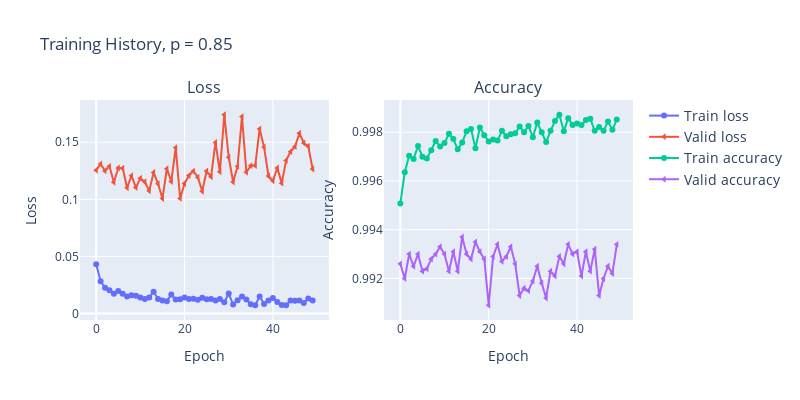

The cell this chart's notebook holds for it:
### Code cell
import plotly.graph_objs as go
import plotly.express as px
from plotly.subplots import make_subplots

x_arr = np.arange(len(hists[0]) + 1)
fig = make_subplots(rows=1, cols=2, subplot_titles=('Loss', 'Accuracy'))
fig.add_trace(go.Scatter(x=x_arr, y=hists_cnn[0], mode='lines+markers', name='Train loss', marker=dict(symbol='circle')), row=1, col=1)
fig.add_trace(go.Scatter(x=x_arr, y=hists_cnn[2], mode='lines+markers', name='Valid loss', marker=dict(symbol='triangle-left')), row=1, col=1)
fig.add_trace(go.Scatter(x=x_arr, y=hists_cnn[1], mode='lines+markers', name='Train accuracy', marker=dict(symbol='circle')), row=1, col=2)
fig.add_trace(go.Scatter(x=x_arr, y=hists_cnn[3], mode='lines+markers', name='Valid accuracy', marker=dict(symbol='triangle-left')), row=1, col=2)
fig.update_yaxes(title_text='Loss', row=1, col=1)
fig.update_xaxes(title_text='Epoch', row=1, col=1)
fig.update_yaxes(title_text='Accuracy', row=1, col=2)
fig.update_xaxes(title_text='Epoch', row=1, col=2)
fig.update_layout(
    title_text="Training History, p = 0.85",
    width=800, height=400,
    legend=dict(font=dict(size=14))
)
fig.show()

### Figure 1 — Plotly figure (JSON) as saved in the notebook; plotly's stock layout.template omitted (floating-point values rounded to 4 significant figures)
{"data": [{"marker": {"symbol": "circle"}, "mode": "lines+markers", "name": "Train loss", "type": "scatter", "x": [0, 1, 2, 3, 4, 5, 6, 7, 8, 9, 10, 11, 12, 13, 14, 15, 16, 17, 18, 19, 20, 21, 22, 23, 24, 25, 26, 27, 28, 29, 30, 31, 32, 33, 34, 35, 36, 37, 38, 39, 40, 41, 42, 43, 44, 45, 46, 47, 48, 49, 50], "xaxis": "x", "y": [0.04308, 0.02828, 0.02246, 0.02031, 0.01728, 0.0197, 0.01727, 0.01477, 0.01593, 0.01564, 0.01398, 0.01277, 0.0139, 0.01907, 0.01276, 0.01146, 0.01063, 0.01662, 0.01214, 0.01255, 0.01395, 0.01258, 0.01287, 0.01213, 0.01377, 0.01256, 0.01261, 0.01145, 0.01258, 0.00985, 0.01739, 0.00785, 0.01157, 0.01478, 0.01224, 0.008138, 0.007277, 0.01491, 0.008346, 0.01127, 0.0135, 0.01001, 0.007504, 0.007205, 0.01134, 0.01115, 0.01142, 0.009225, 0.0132, 0.01147], "yaxis": "y"}, {"marker": {"symbol": "triangle-left"}, "mode": "lines+markers", "name": "Valid loss", "type": "scatter", "x": [0, 1, 2, 3, 4, 5, 6, 7, 8, 9, 10, 11, 12, 13, 14, 15, 16, 17, 18, 19, 20, 21, 22, 23, 24, 25, 26, 27, 28, 29, 30, 31, 32, 33, 34, 35, 36, 37, 38, 39, 40, 41, 42, 43, 44, 45, 46, 47, 48, 49, 50], "xaxis": "x", "y": [0.1255, 0.1309, 0.1249, 0.1289, 0.115, 0.1275, 0.1273, 0.1102, 0.1207, 0.1103, 0.1185, 0.1154, 0.1074, 0.1235, 0.1136, 0.1007, 0.1268, 0.1156, 0.1453, 0.1008, 0.1139, 0.1208, 0.1247, 0.1193, 0.1071, 0.1247, 0.1197, 0.1498, 0.1242, 0.1741, 0.1369, 0.1152, 0.1289, 0.1725, 0.1237, 0.1295, 0.1296, 0.1617, 0.1457, 0.1205, 0.1162, 0.1276, 0.1142, 0.1341, 0.1418, 0.1461, 0.1579, 0.1494, 0.1465, 0.1266], "yaxis": "y"}, {"marker": {"symbol": "circle"}, "mode": "lines+markers", "name": "Train accuracy", "type": "scatter", "x": [0, 1, 2, 3, 4, 5, 6, 7, 8, 9, 10, 11, 12, 13, 14, 15, 16, 17, 18, 19, 20, 21, 22, 23, 24, 25, 26, 27, 28, 29, 30, 31, 32, 33, 34, 35, 36, 37, 38, 39, 40, 41, 42, 43, 44, 45, 46, 47, 48, 49, 50], "xaxis": "x2", "y": [0.9951, 0.9964, 0.997, 0.9969, 0.9974, 0.997, 0.9969, 0.9973, 0.9976, 0.9974, 0.9976, 0.9979, 0.9977, 0.9973, 0.9976, 0.998, 0.9981, 0.9973, 0.9982, 0.9979, 0.9976, 0.9977, 0.9977, 0.9981, 0.9978, 0.9979, 0.998, 0.9982, 0.998, 0.9983, 0.9978, 0.9984, 0.998, 0.9976, 0.9981, 0.9985, 0.9987, 0.998, 0.9986, 0.9983, 0.9984, 0.9983, 0.9985, 0.9986, 0.9981, 0.9982, 0.9981, 0.9984, 0.9981, 0.9985], "yaxis": "y2"}, {"marker": {"symbol": "triangle-left"}, "mode": "lines+markers", "name": "Valid accuracy", "type": "scatter", "x": [0, 1, 2, 3, 4, 5, 6, 7, 8, 9, 10, 11, 12, 13, 14, 15, 16, 17, 18, 19, 20, 21, 22, 23, 24, 25, 26, 27, 28, 29, 30, 31, 32, 33, 34, 35, 36, 37, 38, 39, 40, 41, 42, 43, 44, 45, 46, 47, 48, 49, 50], "xaxis": "x2", "y": [0.9926, 0.992, 0.993, 0.9925, 0.993, 0.9923, 0.9924, 0.9928, 0.993, 0.9933, 0.993, 0.9923, 0.9931, 0.9923, 0.9937, 0.993, 0.9928, 0.9935, 0.9931, 0.9928, 0.9909, 0.9929, 0.9934, 0.9927, 0.9929, 0.9933, 0.9926, 0.9913, 0.9916, 0.9915, 0.9919, 0.9925, 0.9918, 0.9912, 0.9923, 0.9921, 0.9929, 0.9926, 0.9934, 0.993, 0.9931, 0.9921, 0.9931, 0.9923, 0.9932, 0.9913, 0.992, 0.9925, 0.9922, 0.9934], "yaxis": "y2"}], "layout": {"annotations": [{"font": {"size": 16}, "showarrow": false, "text": "Loss", "x": 0.225, "xanchor": "center", "xref": "paper", "y": 1, "yanchor": "bottom", "yref": "paper"}, {"font": {"size": 16}, "showarrow": false, "text": "Accuracy", "x": 0.775, "xanchor": "center", "xref": "paper", "y": 1, "yanchor": "bottom", "yref": "paper"}], "height": 400, "legend": {"font": {"size": 14}}, "title": {"text": "Training History, p = 0.85"}, "width": 800, "xaxis": {"anchor": "y", "domain": [0, 0.45], "title": {"text": "Epoch"}}, "xaxis2": {"anchor": "y2", "domain": [0.55, 1], "title": {"text": "Epoch"}}, "yaxis": {"anchor": "x", "domain": [0, 1], "title": {"text": "Loss"}}, "yaxis2": {"anchor": "x2", "domain": [0, 1], "title": {"text": "Accuracy"}}}}
